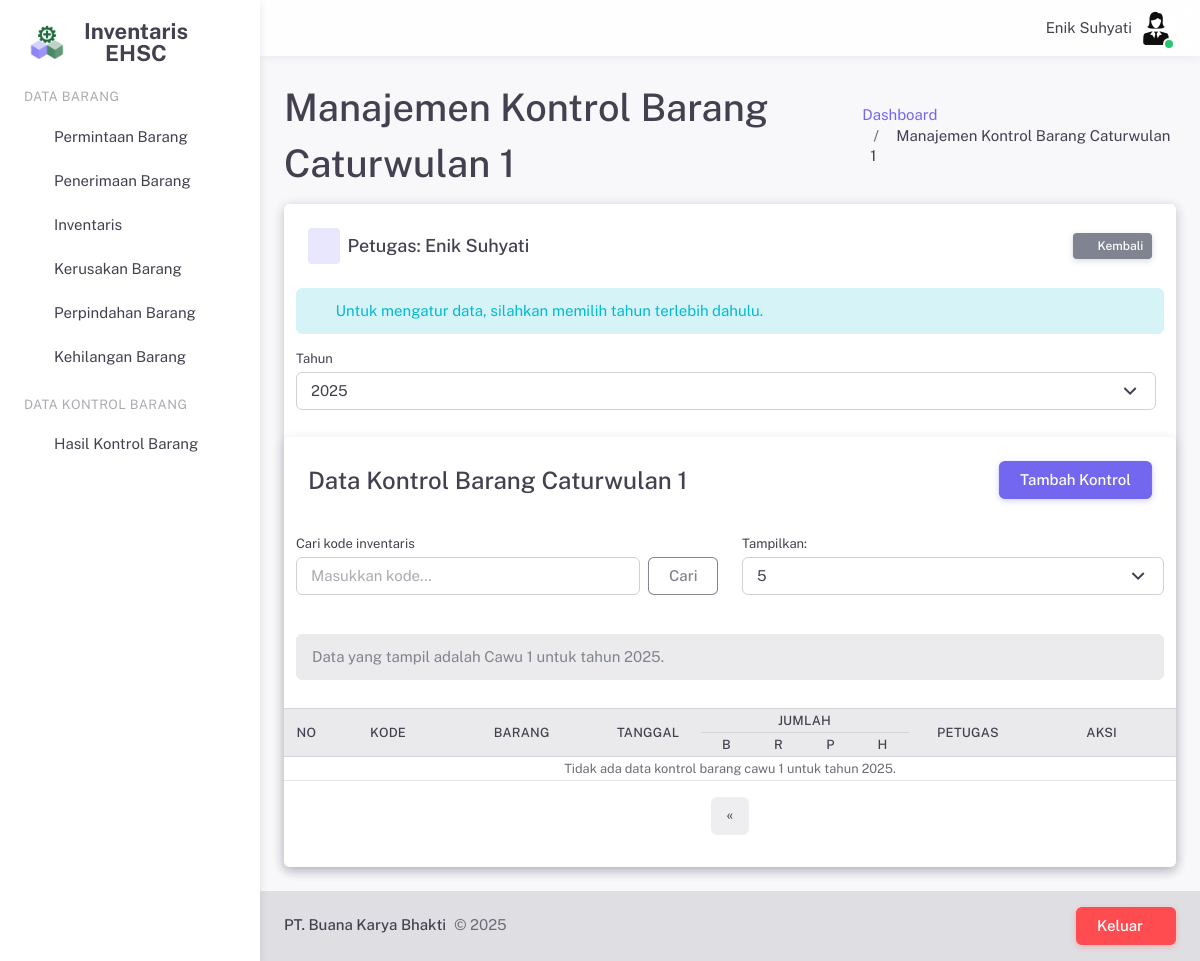
The page /pages/kontrolBarangCawuSatu.php?page=2&limit=5&year=2025 (signed in) on the database as committed earlier.
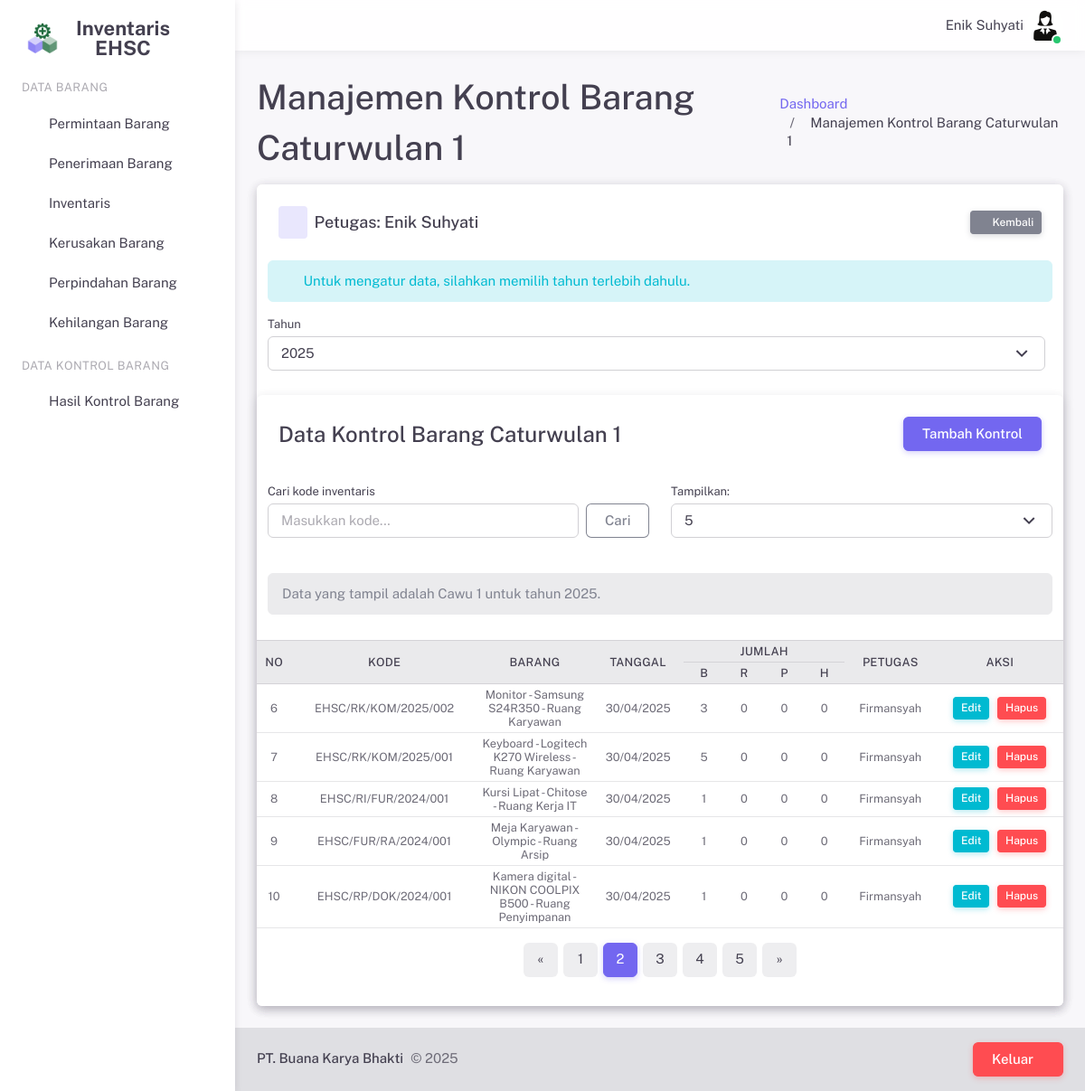
The same page on the database as committed later.
### tables this page shows
CREATE TABLE `user` (
  `id_user` int(11) NOT NULL,
  `nama` varchar(255) NOT NULL,
  `username` varchar(255) NOT NULL,
  `password` varchar(255) NOT NULL,
  `email` varchar(255) NOT NULL,
  `jabatan` varchar(255) NOT NULL,
  `foto` varchar(255) NOT NULL,
  `hak_akses` int(11) NOT NULL
);

CREATE TABLE `kontrol_barang_cawu_satu` (
  `id_kontrol_barang_cawu_satu` int(11) NOT NULL,
  `id_user` int(11) NOT NULL,
  `id_inventaris` int(11) NOT NULL,
  `tanggal_kontrol` date NOT NULL,
  `tahun_kontrol` int(11) NOT NULL,
  `jumlah_baik` int(11) NOT NULL,
  `jumlah_rusak` int(11) NOT NULL,
  `jumlah_pindah` int(11) NOT NULL,
  `jumlah_hilang` int(11) NOT NULL
);

CREATE TABLE `inventaris` (
  `id_inventaris` int(11) NOT NULL,
  `kode_inventaris` varchar(255) NOT NULL,
  `nama_barang` varchar(255) NOT NULL,
  `merk` varchar(255) NOT NULL,
  `id_penerimaan` int(11) DEFAULT NULL,
  `id_departemen` int(11) NOT NULL,
  `id_ruangan` int(11) NOT NULL,
  `id_kategori` int(11) NOT NULL,
  `tanggal_perolehan` date NOT NULL,
  `jumlah_awal` int(11) NOT NULL,
  `jumlah_akhir` int(11) NOT NULL,
  `satuan` varchar(20) NOT NULL,
  `sumber_inventaris` varchar(25) NOT NULL
);

CREATE TABLE `ruangan` (
  `id_ruangan` int(11) NOT NULL,
  `kode_ruangan` varchar(10) NOT NULL,
  `nama_ruangan` varchar(25) NOT NULL
);

### server/sessionHandler.php (called while the page is built, shortened)
<?php
$id_user = $_SESSION['id_user'];
?>

### server/crudKontrolBarangCawuSatu.php (called while the page is built, shortened)
<?php
$limit = isset($_GET['limit']) ? (int) $_GET['limit'] : 5;
$page = isset($_GET['page']) ? (int) $_GET['page'] : 1;
$offset = ($page - 1) * $limit;
$tahun = isset($_POST['year']) ? (int) $_POST['year'] : (isset($_GET['year']) ? (int) $_GET['year'] : date('Y'));
$search = isset($_POST['search']) ? $_POST['search'] : (isset($_GET['search']) ? $_GET['search'] : '');
$table = 'kontrol_barang_cawu_satu';
$idKolom = 'id_kontrol_barang_cawu_satu';
$query = "SELECT kb.*,
          i.kode_inventaris,
          i.nama_barang,
          i.merk,
          i.jumlah_akhir,
          u.nama as nama_petugas,
          r.nama_ruangan
          FROM $table kb
          JOIN inventaris i ON kb.id_inventaris = i.id_inventaris
          JOIN user u ON kb.id_user = u.id_user
          JOIN ruangan r ON i.id_ruangan = r.id_ruangan
          WHERE (i.kode_inventaris LIKE '%$search%'
                OR i.nama_barang LIKE '%$search%'
                OR i.merk LIKE '%$search%')
          AND YEAR(kb.tanggal_kontrol) = '$tahun'
          ORDER BY kb.$idKolom DESC
          LIMIT $limit OFFSET $offset";
$result = mysqli_query($conn, $query);
?>

### pages/kontrolBarangCawuSatu.php (the view, shortened to what the rows shown need)
<?php
require('../server/sessionHandler.php');
require_once('../server/configDB.php');
require('../server/crudKontrolBarangCawuSatu.php');
require('../layouts/header.php');
?>
<div class="layout-wrapper layout-content-navbar">
    <div class="layout-container">
        <div class="layout-page">
            <?php require('../layouts/navbar.php'); ?>
            <div class="content-wrapper">
                <div class="container-xxl flex-grow-1 container-p-y">
                    <div class="d-flex justify-content-between align-items-center mb-2">
                        <div>
                            <h2 class="mb-1">Manajemen Kontrol Barang Caturwulan 1</h2>
                        </div>
                    </div>
                    <div class="card">
                        <div class="card">
                            <div class="card">
                                <div class="table-responsive text-nowrap">
                                    <table class="table table-hover table-sm">
                                        <thead class="table-light">
                                            <tr>
                                                <th rowspan="2" class="text-center align-middle w-30px">No</th>
                                                <th rowspan="2" class="text-center align-middle w-80px">Kode</th>
                                                <th rowspan="2" class="text-center align-middle w-100px">Barang</th>
                                                <th rowspan="2" class="text-center align-middle w-70px">Tanggal</th>
                                                <th colspan="4" class="text-center align-middle w-140px">Jumlah</th>
                                                <th rowspan="2" class="text-center align-middle w-80px">Petugas</th>
                                                <th rowspan="2" class="text-center align-middle w-100px">Aksi</th>
                                            </tr>
                                            <tr>
                                                <th class="text-center align-middle status-cell">B</th>
                                                <th class="text-center align-middle status-cell">R</th>
                                                <th class="text-center align-middle status-cell">P</th>
                                                <th class="text-center align-middle status-cell">H</th>
                                            </tr>
                                        </thead>
                                        <tbody>
                                            <?php
                                            if (mysqli_num_rows($result) > 0) {
                                                $no = $offset + 1;
                                                while ($row = mysqli_fetch_assoc($result)) {
                                                    $tampil_nama_merk_ruangan = $row['nama_barang'] . ' - ' . $row['merk'] . ' - ' . $row['nama_ruangan'];
                                            ?>
                                            <tr>
                                                <td class="text-center align-middle"><?php echo $no++; ?></td>
                                                <td class="text-center align-middle">
                                                    <?php echo $row['kode_inventaris']; ?>
                                                </td>
                                                <td class="text-center align-middle">
                                                    <?php echo $tampil_nama_merk_ruangan; ?>
                                                </td>
                                                <td class="text-center align-middle">
                                                    <?php echo date('d/m/Y', strtotime($row['tanggal_kontrol'])); ?>
                                                </td>
                                                <td class="text-center align-middle">
                                                    <?php echo $row['jumlah_baik']; ?>
                                                </td>
                                                <td class="text-center align-middle">
                                                    <?php echo $row['jumlah_rusak']; ?>
                                                </td>
                                                <td class="text-center align-middle">
                                                    <?php echo $row['jumlah_pindah']; ?>
                                                </td>
                                                <td class="text-center align-middle">
                                                    <?php echo $row['jumlah_hilang']; ?>
                                                </td>
                                                <td class="text-center align-middle">
                                                    <?php echo $row['nama_petugas']; ?>
                                                </td>
                                                <td class="align-middle">
                                                    <div class="d-flex gap-2 justify-content-center">
                                                        <button type="button" class="btn btn-info btn-sm"
                                                            data-bs-toggle="modal"
                                                            data-bs-target="#editModal<?php echo $row['id_kontrol_barang_cawu_satu']; ?>">
                                                            Edit
                                                        </button>
                                                        <button type="button" class="btn btn-danger btn-sm"
                                                            data-bs-toggle="modal"
                                                            data-bs-target="#deleteModal<?php echo $row['id_kontrol_barang_cawu_satu']; ?>">
                                                            Hapus
                                                        </button>
                                                    </div>
                                                </td>
                                            </tr>
                                            <?php
                                        }
                                            } ?>
                                        </tbody>
                                    </table>
                                </div>
                            </div>
                        </div>
                    </div>
                </div>
            </div>
        </div>
    </div>
</div>

### layouts/navbar.php (shortened to what the rows shown need)
<?php
require_once('../server/configDB.php');
$query = mysqli_query($conn, "SELECT nama, jabatan, foto FROM user WHERE id_user='$id_user'");
$user = mysqli_fetch_array($query);
$photo_path = "../upload/user/" . $user['foto'];
?>
<nav class="layout-navbar navbar navbar-expand-xl align-items-center bg-navbar-theme" id="layout-navbar">
    <div class="container-xxl">
        <div class="navbar-nav-right d-flex align-items-center" id="navbar-collapse">
            <ul class="navbar-nav flex-row align-items-center ms-auto">
                <span class="ms-2 m-1"><?php echo $user['nama']; ?></span>
                <li class="nav-item navbar-dropdown dropdown-user dropdown">
                    <a class="nav-link dropdown-toggle hide-arrow p-0" data-bs-toggle="dropdown">
                        <div class="avatar avatar-online">
                            <img src="<?php echo $photo_path; ?>" alt class="rounded-circle" />
                        </div>
                    </a>
                </li>
            </ul>
        </div>
</nav>

Rows that differ between the two databases and show on the page:
added kontrol_barang_cawu_satu: id_inventaris.kode_inventaris "EHSC/RK/KOM/2025/002", id_inventaris.nama_ruangan "Monitor - Samsung S24R350 - Ruang Karyawan", tanggal_kontrol "30/04/2025", jumlah_baik "3", jumlah_rusak "0", jumlah_pindah "0", jumlah_hilang "0", id_user.nama "Firmansyah"
added kontrol_barang_cawu_satu: id_inventaris.kode_inventaris "EHSC/RK/KOM/2025/001", id_inventaris.nama_ruangan "Keyboard - Logitech K270 Wireless - Ruang Karyawan", tanggal_kontrol "30/04/2025", jumlah_baik "5", jumlah_rusak "0", jumlah_pindah "0", jumlah_hilang "0", id_user.nama "Firmansyah"
added kontrol_barang_cawu_satu: id_inventaris.kode_inventaris "EHSC/RI/FUR/2024/001", id_inventaris.nama_ruangan "Kursi Lipat - Chitose - Ruang Kerja IT", tanggal_kontrol "30/04/2025", jumlah_baik "1", jumlah_rusak "0", jumlah_pindah "0", jumlah_hilang "0", id_user.nama "Firmansyah"
added kontrol_barang_cawu_satu: id_inventaris.kode_inventaris "EHSC/FUR/RA/2024/001", id_inventaris.nama_ruangan "Meja Karyawan - Olympic - Ruang Arsip", tanggal_kontrol "30/04/2025", jumlah_baik "1", jumlah_rusak "0", jumlah_pindah "0", jumlah_hilang "0", id_user.nama "Firmansyah"
added kontrol_barang_cawu_satu: id_inventaris.kode_inventaris "EHSC/RP/DOK/2024/001", id_inventaris.nama_ruangan "Kamera digital - NIKON COOLPIX B500 - Ruang Penyimpanan", tanggal_kontrol "30/04/2025", jumlah_baik "1", jumlah_rusak "0", jumlah_pindah "0", jumlah_hilang "0", id_user.nama "Firmansyah"
Other text that changed with them:
$tahun: "2025" → (not shown)
new list line: "1"
new list line: "2"
new list line: "3"
new list line: "4"
new list line: "5"
text no longer shown: "Tidak ada data kontrol barang cawu 1 untuk tahun ."
